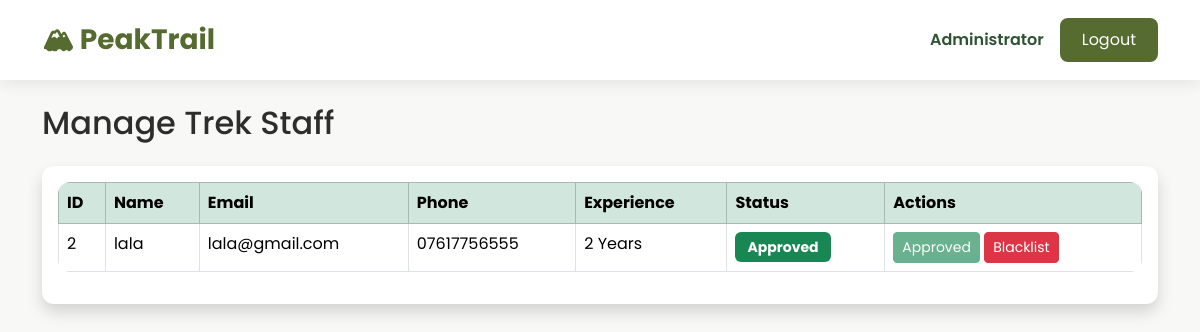
Before: /admin/manage-staff (signed in) with the older database file.
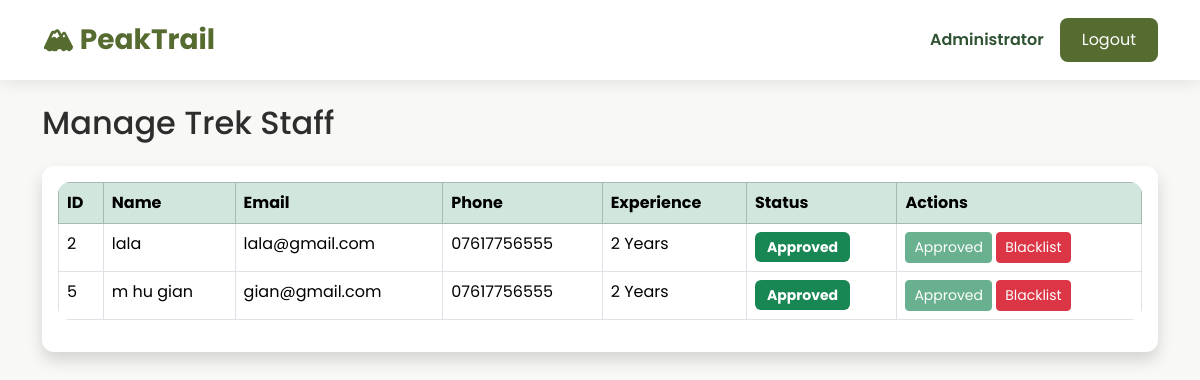
After: the same page with the newer database file.
### models/user.py (models this page shows, shortened)
class User(UserMixin, db.Model):
    __tablename__ = "users"
    id = db.Column(db.Integer, primary_key=True)
    name = db.Column(db.String(100), nullable=False)
    email = db.Column(db.String(120), unique=True, nullable=False)
    password = db.Column(db.String(255), nullable=False)
    role = db.Column(db.String(20), nullable=False)
    is_active = db.Column(db.Boolean, default=True)
    is_blacklisted = db.Column(db.Boolean, default=False)
    created_at = db.Column(db.DateTime, default=datetime.utcnow)
    bookings = db.relationship("Booking", backref="user", lazy=True)
    staff_profile = db.relationship(
        "StaffProfile",
        backref="user",
        uselist=False
    )

### models/staff_profile.py (models this page shows, shortened)
class StaffProfile(db.Model):
    __tablename__ = "staff_profiles"
    id = db.Column(db.Integer, primary_key=True)
    user_id = db.Column(
        db.Integer,
        db.ForeignKey("users.id"),
        nullable=False,
        unique=True
    )
    phone = db.Column(db.String(15), nullable=False)
    experience = db.Column(db.Integer, default=0)
    approval_status = db.Column(
        db.String(20),
        default="Pending"
    )
    assigned_treks = db.relationship(
        "Trek",
        backref="staff",
        lazy=True
    )

### routes/admin.py (the view)
@admin.route("/admin/manage-staff")
@login_required
def manage_staff():
    if not _admin_required():
        return redirect(url_for("home"))
    staff_members = StaffProfile.query.all()
    return render_template("admin/manage_staff.html", staff_members=staff_members)

### app.py (called while the page is built)
@login_manager.user_loader
def load_user(user_id):
    return User.query.get(int(user_id))

### routes/admin.py (called while the page is built)
def _admin_required():
    if current_user.role != "admin":
        flash("Access Denied!", "danger")
        return False
    return True

### templates/admin/manage_staff.html (shortened to what this page needs)
{% extends "base.html" %}
{% block content %}
<h2 class="mb-4">
Manage Trek Staff
</h2>
<div class="card shadow">
<div class="card-body">
<table class="table table-bordered table-hover">
<thead class="table-success">
<tr>
<th>ID</th>
<th>Name</th>
<th>Email</th>
<th>Phone</th>
<th>Experience</th>
<th>Status</th>
<th>Actions</th>
</tr>
</thead>
<tbody>
{% for staff in staff_members %}
<tr>
<td>{{ staff.user.id }}</td>
<td>{{ staff.user.name }}</td>
<td>{{ staff.user.email }}</td>
<td>{{ staff.phone }}</td>
<td>{{ staff.experience }} Years</td>
<td>
{% if staff.approval_status=="Approved" %}
<span class="badge bg-success">
Approved
</span>
{% elif staff.approval_status=="Pending" %}
<span class="badge bg-warning text-dark">
Pending
</span>
{% else %}
<span class="badge bg-danger">
Blacklisted
</span>
{% endif %}
</td>
<td>
{% if staff.approval_status == "Pending" %}
<a
href="{{ url_for('admin.approve_staff', staff_id=staff.id) }}"
class="btn btn-success btn-sm">
Approve
</a>
{% else %}
<button
class="btn btn-success btn-sm"
disabled>
Approved
</button>
{% endif %}
{% if staff.approval_status != "Blacklisted" %}
<a
href="{{ url_for('admin.blacklist_staff', staff_id=staff.id) }}"
class="btn btn-danger btn-sm">
Blacklist
</a>
{% else %}
<button
class="btn btn-danger btn-sm"
disabled>
Blacklisted
</button>
{% endif %}
</td>
</tr>
{% else %}
<tr>
<td colspan="7" class="text-center">
No Staff Registered
</td>
</tr>
{% endfor %}
</tbody>
</table>
</div>
</div>
{% endblock %}

### templates/base.html (shortened to what this page needs)
<!DOCTYPE html>
<html lang="en">
<head>
    <link href="https://cdn.jsdelivr.net/npm/bootstrap@5.3.3/dist/css/bootstrap.min.css" rel="stylesheet">
    <link rel="stylesheet" href="{{ url_for('static', filename='css/style.css') }}">
</head>
<body>
    <nav class="navbar navbar-expand-lg custom-navbar">
<div class="container">
{% if current_user.is_authenticated %}
    {% if current_user.role=="admin" %}
        <a class="navbar-brand fw-bold"
        href="{{ url_for('admin.dashboard') }}">
        🏔 PeakTrail
        </a>
    {% elif current_user.role=="staff" %}
        <a class="navbar-brand fw-bold"
        href="{{ url_for('staff.dashboard') }}">
        🏔 PeakTrail
        </a>
    {% elif current_user.role=="trekker" %}
        <a class="navbar-brand fw-bold"
        href="{{ url_for('trekker.dashboard') }}">
        🏔 PeakTrail
        </a>
    {% endif %}
{% else %}
<a class="navbar-brand fw-bold"
href="{{ url_for('auth.login') }}">
🏔 PeakTrail
</a>
{% endif %}
<div class="ms-auto d-flex align-items-center">
{% if current_user.is_authenticated %}
<span class="welcome-text">
{{ current_user.name }}
</span>
<a href="{{ url_for('auth.logout') }}"
class="btn btn-custom ms-3">
Logout
</a>
{% endif %}
</div>
</div>
</nav>
    <div class="container mt-4">
        {% block content %}
        {% endblock %}
    </div>
</body>
</html>

### static/css/style.css (style rules this page uses)
:root { --primary:#556B2F; --secondary:#2F5233; --accent:#F5F1E8; --background:#F8F8F6; --text:#2D2D2D; }
body { font-family:'Poppins',sans-serif; background:var(--background); color:var(--text); }
.custom-navbar { background:white; box-shadow:0 4px 15px rgba(0,0,0,.08); padding:14px; }
.navbar-brand { color:var(--primary)!important; font-size:28px; }
.welcome-text { font-weight:600; color:var(--secondary); }
.card { border:none; border-radius:12px; overflow:hidden; transition:.3s; box-shadow:0 5px 18px rgba(0,0,0,.08); }
.btn-custom { background:var(--primary); color:white; border:none; border-radius:8px; padding:10px 22px; transition:.3s; }
.table { background:white; border-radius:12px; overflow:hidden; }
.badge { padding:8px 12px; font-size:14px; }

Changed rows visible on the page:
added StaffProfile: user.id "5", user.name "m hu gian", user.email "gian@gmail.com", phone "07617756555", experience "2", approval_status "Approved"
